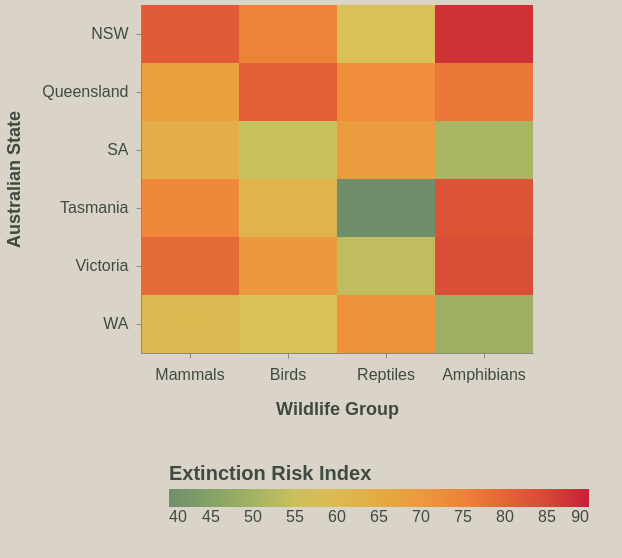

This figure's Vega-Lite source:
### Vega-Lite specification from a JSON file in a GitHub repository (floating-point values rounded to 4 significant figures)
{"$schema": "https://vega.github.io/schema/vega-lite/v5.json", "width": {"step": 98}, "height": {"step": 58}, "data": {"values": [{"state": "NSW", "group": "Mammals", "risk": 82}, {"state": "NSW", "group": "Birds", "risk": 75}, {"state": "NSW", "group": "Reptiles", "risk": 58}, {"state": "NSW", "group": "Amphibians", "risk": 88}, {"state": "Queensland", "group": "Mammals", "risk": 68}, {"state": "Queensland", "group": "Birds", "risk": 81}, {"state": "Queensland", "group": "Reptiles", "risk": 73}, {"state": "Queensland", "group": "Amphibians", "risk": 77}, {"state": "Victoria", "group": "Mammals", "risk": 79}, {"state": "Victoria", "group": "Birds", "risk": 70}, {"state": "Victoria", "group": "Reptiles", "risk": 54}, {"state": "Victoria", "group": "Amphibians", "risk": 84}, {"state": "WA", "group": "Mammals", "risk": 60}, {"state": "WA", "group": "Birds", "risk": 58}, {"state": "WA", "group": "Reptiles", "risk": 72}, {"state": "WA", "group": "Amphibians", "risk": 49}, {"state": "SA", "group": "Mammals", "risk": 64}, {"state": "SA", "group": "Birds", "risk": 55}, {"state": "SA", "group": "Reptiles", "risk": 69}, {"state": "SA", "group": "Amphibians", "risk": 51}, {"state": "Tasmania", "group": "Mammals", "risk": 74}, {"state": "Tasmania", "group": "Birds", "risk": 62}, {"state": "Tasmania", "group": "Reptiles", "risk": 40}, {"state": "Tasmania", "group": "Amphibians", "risk": 83}]}, "layer": [{"mark": {"type": "rect", "strokeWidth": 0}}, {"mark": {"type": "text", "font": "Inter", "fontSize": 16, "fontWeight": "bold", "color": "#f3f1ea"}, "encoding": {"text": {"field": "risk"}}}], "encoding": {"x": {"field": "group", "type": "nominal", "sort": ["Mammals", "Birds", "Reptiles", "Amphibians"], "title": "Wildlife Group", "axis": {"labelColor": "#3f4a43", "titleColor": "#3f4a43", "labelAngle": 0, "labelPadding": 8, "titlePadding": 18, "labelFontSize": 16, "titleFontSize": 18}}, "y": {"field": "state", "type": "nominal", "title": "Australian State", "axis": {"labelColor": "#3f4a43", "titleColor": "#3f4a43", "labelPadding": 8, "titlePadding": 18, "labelFontSize": 16, "titleFontSize": 18}}, "color": {"field": "risk", "type": "quantitative", "title": "Extinction Risk Index", "scale": {"domain": [40, 90], "range": ["#6f8f6b", "#d8c45c", "#f08c3b", "#c91f37"]}, "legend": {"orient": "bottom", "direction": "horizontal", "gradientLength": 420, "gradientThickness": 18, "labelColor": "#3f4a43", "titleColor": "#3f4a43", "labelFontSize": 16, "titleFontSize": 20, "titleLimit": 500, "padding": 28}}, "tooltip": [{"field": "state", "title": "State"}, {"field": "group", "title": "Wildlife Group"}, {"field": "risk", "title": "Risk Index"}]}, "config": {"background": "#d9d4c7", "view": {"stroke": null}}}
